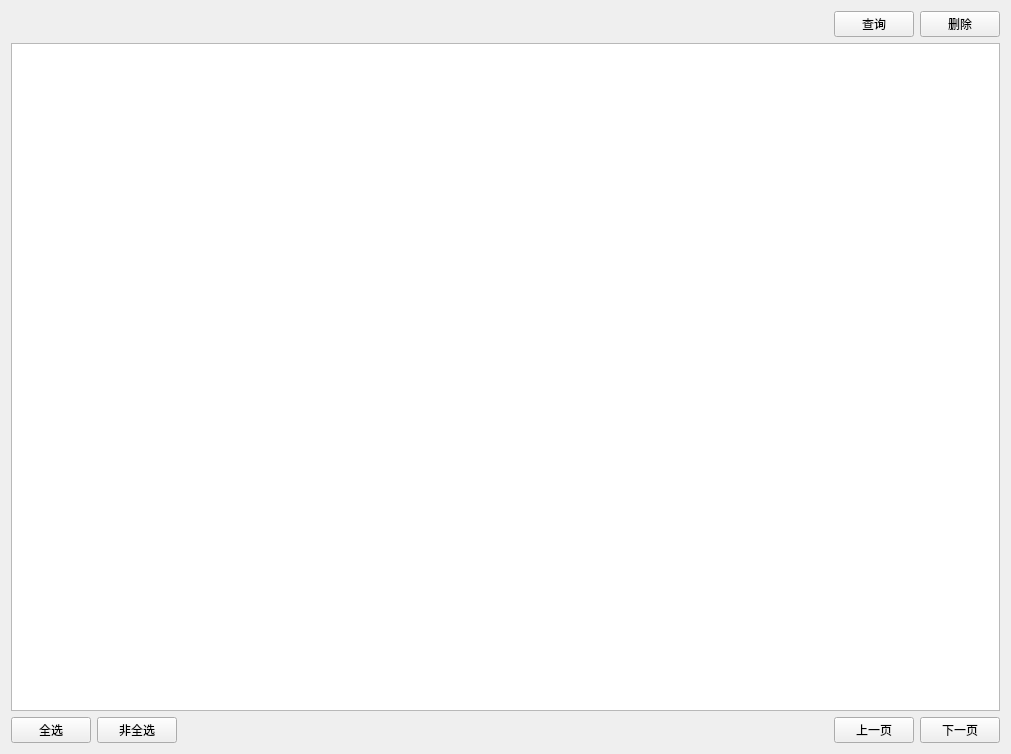
<?xml version="1.0" encoding="UTF-8"?>
<ui version="4.0">
 <class>BaseDBWidget</class>
 <widget class="QWidget" name="BaseDBWidget">
  <property name="geometry">
   <rect>
    <x>0</x>
    <y>0</y>
    <width>1011</width>
    <height>754</height>
   </rect>
  </property>
  <property name="windowTitle">
   <string>Form</string>
  </property>
  <layout class="QHBoxLayout" name="horizontalLayout_3">
   <item>
    <layout class="QVBoxLayout" name="verticalLayout">
     <item>
      <layout class="QHBoxLayout" name="horizontalLayout_2">
       <item>
        <spacer name="horizontalSpacer_2">
         <property name="orientation">
          <enum>Qt::Horizontal</enum>
         </property>
         <property name="sizeHint" stdset="0">
          <size>
           <width>40</width>
           <height>20</height>
          </size>
         </property>
        </spacer>
       </item>
       <item>
        <widget class="QPushButton" name="searchDataBtn">
         <property name="text">
          <string>查询</string>
         </property>
        </widget>
       </item>
       <item>
        <widget class="QPushButton" name="delDataBtn">
         <property name="text">
          <string>删除</string>
         </property>
        </widget>
       </item>
      </layout>
     </item>
     <item>
      <widget class="QTableWidget" name="tableWidget"/>
     </item>
     <item>
      <layout class="QHBoxLayout" name="horizontalLayout">
       <item>
        <widget class="QPushButton" name="allSelectBtn">
         <property name="text">
          <string>全选</string>
         </property>
        </widget>
       </item>
       <item>
        <widget class="QPushButton" name="notAllSelectBtn">
         <property name="text">
          <string>非全选</string>
         </property>
        </widget>
       </item>
       <item>
        <spacer name="horizontalSpacer">
         <property name="orientation">
          <enum>Qt::Horizontal</enum>
         </property>
         <property name="sizeHint" stdset="0">
          <size>
           <width>40</width>
           <height>20</height>
          </size>
         </property>
        </spacer>
       </item>
       <item>
        <widget class="QPushButton" name="prePageBtn">
         <property name="text">
          <string>上一页</string>
         </property>
        </widget>
       </item>
       <item>
        <widget class="QPushButton" name="nextPageBtn">
         <property name="text">
          <string>下一页</string>
         </property>
        </widget>
       </item>
      </layout>
     </item>
    </layout>
   </item>
  </layout>
 </widget>
 <resources/>
 <connections/>
</ui>
